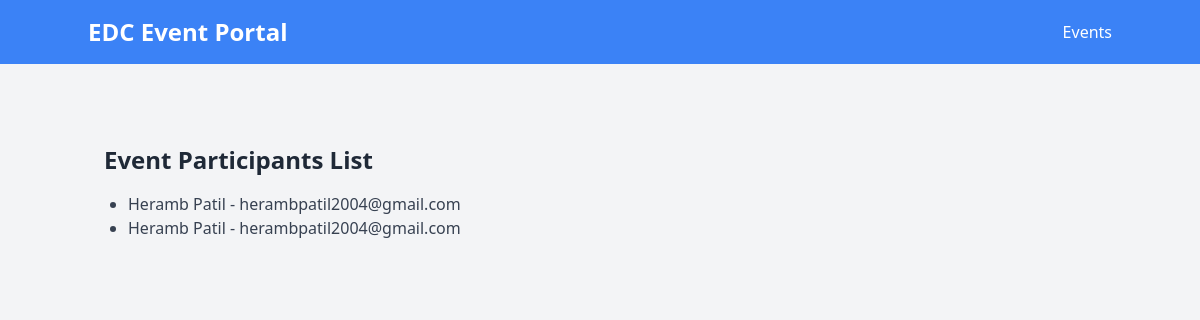
Page /event_participants/1/ (signed in) on the committed database.
### ticketingapp/models.py (models this page shows)
class Participant(models.Model):
    event = models.ForeignKey(Event, on_delete=models.CASCADE, related_name='event_participants')
    booking_date = models.DateTimeField(auto_now_add=True)
    name = models.CharField(max_length=100)
    email = models.EmailField()
    mobile_number = models.CharField(max_length=20)
    participant_class = models.CharField(max_length=50)
    branch = models.CharField(max_length=100)
    college = models.CharField(max_length=200)

### ticketingapp/views.py (the view)
# urls.py: path('event_participants/<int:event_id>/', views.event_participants_list, name='event_participants_list'),
@staff_member_required
def event_participants_list(request, event_id):
    participants = Participant.objects.filter(event=event_id)
    return render(request, 'event_participants_list.html', {'participants': participants})

### templates/event_participants_list.html
{% extends 'base.html' %}
{% block content %}
<div class="container mx-auto mt-8">
    <h2 class="text-2xl font-bold mb-4 text-gray-800">Event Participants List</h2>
    <ul class="list-disc ml-6">
        {% for participant in participants %}
        <li class="text-gray-700">{{ participant.name }} - {{ participant.email }}</li>
        {% endfor %}
    </ul>
</div>
{% endblock %}

### rows in the picture
Participant: name "Heramb Patil", email "herambpatil2004@gmail.com"
Participant: name "Heramb Patil", email "herambpatil2004@gmail.com"
